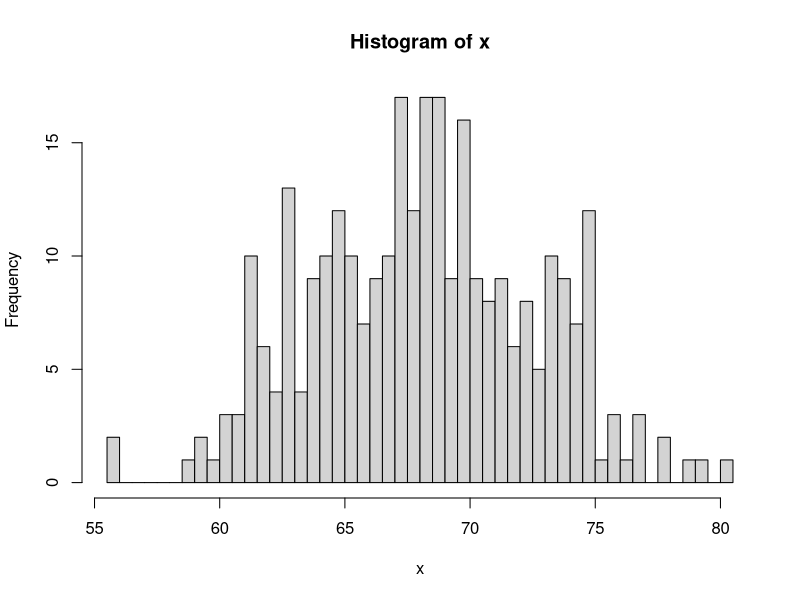
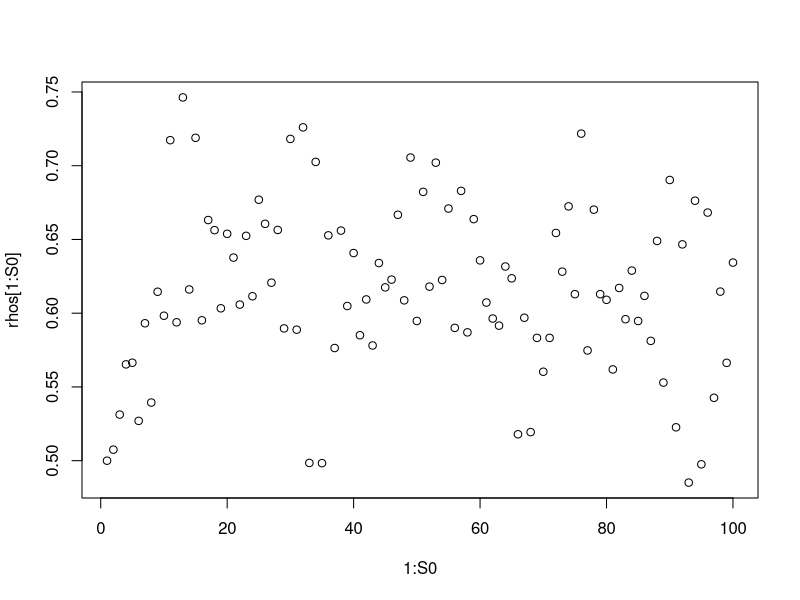

Reproduce these figures in R, in order. (Note: this script raises an error after producing the figures.)
set.seed(1984)
n = 300

true_theta_1 = 70
true_theta_2 = 65
true_sigsq_1 = 4^2
true_sigsq_2 = 3.5^2
true_rho = 2/3


x = sort(c(rnorm(n * true_rho, true_theta_1, sqrt(true_sigsq_1)), rnorm(n * (1 - true_rho), true_theta_2, sqrt(true_sigsq_2))))

par(mfrow = c(1, 1))
hist(x, br = 80) 
#plot


#chains
S = 10000
theta1s = array(NA, S)
theta2s = array(NA, S)
sigsq1s = array(NA, S)
sigsq2s = array(NA, S)
rhos = array(NA, S)
Is = matrix(NA, nrow = n, ncol = S)
#start positions
theta1s[1] = quantile(x, .25) #ensure one begins lower than other
theta2s[1] = quantile(x, .75) #ensure one begins lower than other
sigsq1s[1] = var(x)
sigsq2s[1] = var(x)
rhos[1] = 0.5
Is[1 : (n / 2), 1] = 1
Is[(n / 2 + 1) : n, 1] = 0

for (t in 2 : S){
  theta1 = theta1s[t - 1]
  theta2 = theta2s[t - 1]
  sigsq1 = sigsq1s[t - 1]
  sigsq2 = sigsq2s[t - 1]
  rho = rhos[t - 1]
  I = Is[, t - 1]
  
  sum_I = sum(I)
  sum_1_min_I = n - sum_I
  theta1s[t] = true_theta_1#rnorm(1, sum(I * x) / sum_I, sqrt(sigsq1 / sum_I))
  theta2s[t] = true_theta_2#rnorm(1, sum((1 - I) * x) / sum_1_min_I, sqrt(sigsq2 / sum_1_min_I))
  sigsq1s[t] = true_sigsq_1#rinvgamma(1, sum_I / 2, sum(I * (x - theta1s[t])^2) / 2)
  sigsq2s[t] = true_sigsq_2#rinvgamma(1, sum_1_min_I / 2, sum((1 -I) * (x - theta2s[t])^2) / 2)
  
  for (i in 1 : n){#now draw the Is
    a = rho * dnorm(x[i], theta1s[t], sqrt(sigsq1s[t]))
    b = (1 - rho) * dnorm(x[i], theta2s[t], sqrt(sigsq2s[t]))
    Is[i, t] = rbinom(1, 1, a / (a + b))
    # cat("a =", a, "b = ", b, "p =", a / (a + b), "I =", Is[i, t], "\n")
  }
  rhos[t] = rbeta(1, 1 + sum_I, 1 + sum_1_min_I)
  # cat("t =", t, "sum_I = ", sum_I, "sum_1_min_I =", sum_1_min_I, "rhos[t] =", rhos[t], "\n")
}



###assess convergence
#plot
###
par(mfrow = c(1, 1))
S0 = 100

plot(1 : S0, rhos[1 : S0])
#abline(h = mean(rhos[B : S0]), col = "blue")
# abline(h = sqrt(true_rho), col = "red")
# abline(v = B, col = "grey")
#plot


B = 50

##assess autocorrelation

par(mfrow = c(5, 1))
Kmax = 100
acf(theta1s[B : S], xlim = c(0, Kmax), lag.max = Kmax)
acf(theta2s[B : S], xlim = c(0, Kmax), lag.max = Kmax)
acf(sigsq1s[B : S], xlim = c(0, Kmax), lag.max = Kmax)
acf(sigsq2s[B : S], xlim = c(0, Kmax), lag.max = Kmax)
acf(rhos[B : S], ylim = c(-0.1,0.5), xlim = c(0, Kmax), lag.max = Kmax)
THIN = 22
#plot

#burn and thin
theta1s = theta1s[B : S]
theta1s = theta1s[seq(1, S - B, by = THIN)]
theta2s = theta2s[B : S]
theta2s = theta2s[seq(1, S - B, by = THIN)]
sigsq1s = sigsq1s[B : S]
sigsq1s = sigsq1s[seq(1, S - B, by = THIN)]
sigsq2s = sigsq2s[B : S]
sigsq2s = sigsq2s[seq(1, S - B, by = THIN)]
rhos = rhos[B : S]
rhos = rhos[seq(1, S - B, by = THIN)]
Is = Is[, B : S]
Is = Is[, seq(1, S - B, by = THIN)]
Is[1, ]
Is[n, ]


#look at posteriors with post-exp at 95% CI
par(mfrow = c(5, 1))
res = 100

hist(theta1s, br = res)
abline(v = mean(theta1s), col = "blue", lwd = 3)
abline(v = quantile(theta1s, 0.025), col = "grey", lwd = 3)
abline(v = quantile(theta1s, 0.975), col = "grey", lwd = 3)
abline(v = true_theta_1, col = "red", lwd = 3)

hist(theta2s, br = res)
abline(v = mean(theta2s), col = "blue", lwd = 3)
abline(v = quantile(theta2s, 0.025), col = "grey", lwd = 3)
abline(v = quantile(theta2s, 0.975), col = "grey", lwd = 3)
abline(v = true_theta_2, col = "red", lwd = 3)

hist(sigsq1s, br = res)
abline(v = mean(sigsq1s), col = "blue", lwd = 3)
abline(v = quantile(sigsq1s, 0.025), col = "grey", lwd = 3)
abline(v = quantile(sigsq1s, 0.975), col = "grey", lwd = 3)
abline(v = true_sigsq_1, col = "red", lwd = 3)

hist(sigsq2s, br = res)
abline(v = mean(sigsq2s), col = "blue", lwd = 3)
abline(v = quantile(sigsq2s, 0.025), col = "grey", lwd = 3)
abline(v = quantile(sigsq2s, 0.975), col = "grey", lwd = 3)
abline(v = true_sigsq_2, col = "red", lwd = 3)

hist(rhos, br = res)
abline(v = mean(rhos), col = "blue", lwd = 3)
abline(v = quantile(rhos, 0.025), col = "grey", lwd = 3)
abline(v = quantile(rhos, 0.975), col = "grey", lwd = 3)
abline(v = true_rho, col = "red", lwd = 3)
#plot

barplot(table(Is[1, ]), xlab = "I value", ylab = "frequency")

Is[1, ]
Is[n, ]
Is[n / 2, ]
mean(Is[n / 2, ])